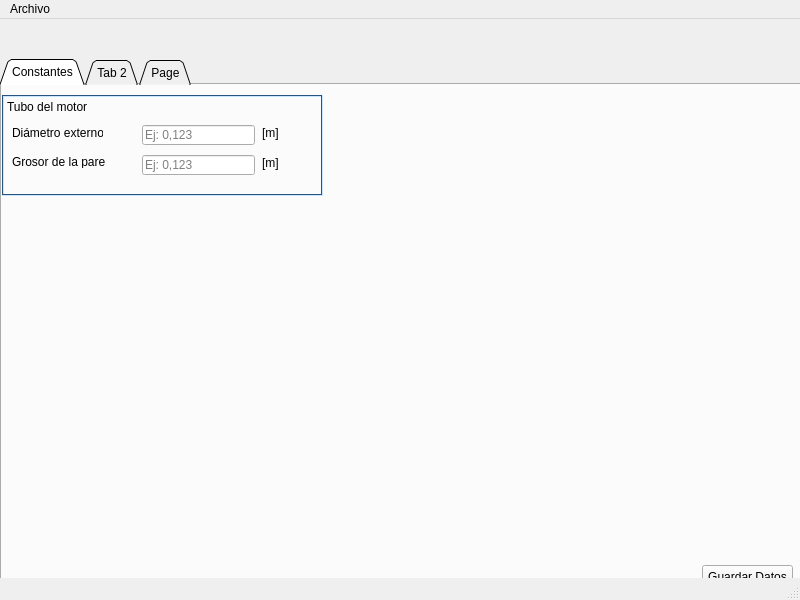
<?xml version="1.0" encoding="UTF-8"?>
<ui version="4.0">
 <class>MainWindow</class>
 <widget class="QMainWindow" name="MainWindow">
  <property name="geometry">
   <rect>
    <x>0</x>
    <y>0</y>
    <width>800</width>
    <height>600</height>
   </rect>
  </property>
  <property name="windowTitle">
   <string>Rocket Engine Designer</string>
  </property>
  <widget class="QWidget" name="centralwidget">
   <widget class="QTabWidget" name="tabWidget">
    <property name="geometry">
     <rect>
      <x>0</x>
      <y>40</y>
      <width>801</width>
      <height>541</height>
     </rect>
    </property>
    <property name="cursor">
     <cursorShape>PointingHandCursor</cursorShape>
    </property>
    <property name="mouseTracking">
     <bool>false</bool>
    </property>
    <property name="tabShape">
     <enum>QTabWidget::Triangular</enum>
    </property>
    <property name="currentIndex">
     <number>0</number>
    </property>
    <property name="elideMode">
     <enum>Qt::ElideRight</enum>
    </property>
    <property name="usesScrollButtons">
     <bool>true</bool>
    </property>
    <widget class="QWidget" name="Constantes">
     <property name="enabled">
      <bool>true</bool>
     </property>
     <property name="autoFillBackground">
      <bool>false</bool>
     </property>
     <attribute name="title">
      <string>Constantes</string>
     </attribute>
     <widget class="QPushButton" name="save_data_button">
      <property name="geometry">
       <rect>
        <x>700</x>
        <y>480</y>
        <width>91</width>
        <height>23</height>
       </rect>
      </property>
      <property name="text">
       <string>Guardar Datos</string>
      </property>
     </widget>
     <widget class="QLabel" name="label">
      <property name="geometry">
       <rect>
        <x>10</x>
        <y>40</y>
        <width>91</width>
        <height>16</height>
       </rect>
      </property>
      <property name="text">
       <string>Diámetro externo:</string>
      </property>
     </widget>
     <widget class="QLineEdit" name="external_diameter_entry">
      <property name="geometry">
       <rect>
        <x>140</x>
        <y>40</y>
        <width>113</width>
        <height>20</height>
       </rect>
      </property>
      <property name="inputMethodHints">
       <set>Qt::ImhNone</set>
      </property>
      <property name="inputMask">
       <string/>
      </property>
      <property name="text">
       <string/>
      </property>
      <property name="placeholderText">
       <string>Ej: 0,123</string>
      </property>
      <property name="clearButtonEnabled">
       <bool>true</bool>
      </property>
     </widget>
     <widget class="QLabel" name="label_2">
      <property name="geometry">
       <rect>
        <x>260</x>
        <y>40</y>
        <width>21</width>
        <height>16</height>
       </rect>
      </property>
      <property name="text">
       <string>[m]</string>
      </property>
     </widget>
     <widget class="QLabel" name="label_3">
      <property name="geometry">
       <rect>
        <x>10</x>
        <y>70</y>
        <width>93</width>
        <height>13</height>
       </rect>
      </property>
      <property name="text">
       <string>Grosor de la pared:</string>
      </property>
     </widget>
     <widget class="QLineEdit" name="wall_thickness_entry">
      <property name="geometry">
       <rect>
        <x>140</x>
        <y>70</y>
        <width>113</width>
        <height>20</height>
       </rect>
      </property>
      <property name="placeholderText">
       <string>Ej: 0,123</string>
      </property>
      <property name="clearButtonEnabled">
       <bool>true</bool>
      </property>
     </widget>
     <widget class="QLabel" name="label_4">
      <property name="geometry">
       <rect>
        <x>260</x>
        <y>70</y>
        <width>21</width>
        <height>16</height>
       </rect>
      </property>
      <property name="text">
       <string>[m]</string>
      </property>
     </widget>
     <widget class="QLabel" name="label_5">
      <property name="geometry">
       <rect>
        <x>0</x>
        <y>10</y>
        <width>321</width>
        <height>101</height>
       </rect>
      </property>
      <property name="palette">
       <palette>
        <active>
         <colorrole role="WindowText">
          <brush brushstyle="SolidPattern">
           <color alpha="255">
            <red>0</red>
            <green>0</green>
            <blue>0</blue>
           </color>
          </brush>
         </colorrole>
         <colorrole role="Button">
          <brush brushstyle="SolidPattern">
           <color alpha="255">
            <red>82</red>
            <green>165</green>
            <blue>248</blue>
           </color>
          </brush>
         </colorrole>
         <colorrole role="Light">
          <brush brushstyle="SolidPattern">
           <color alpha="255">
            <red>202</red>
            <green>229</green>
            <blue>255</blue>
           </color>
          </brush>
         </colorrole>
         <colorrole role="Midlight">
          <brush brushstyle="SolidPattern">
           <color alpha="255">
            <red>142</red>
            <green>197</green>
            <blue>251</blue>
           </color>
          </brush>
         </colorrole>
         <colorrole role="Dark">
          <brush brushstyle="SolidPattern">
           <color alpha="255">
            <red>41</red>
            <green>82</green>
            <blue>124</blue>
           </color>
          </brush>
         </colorrole>
         <colorrole role="Mid">
          <brush brushstyle="SolidPattern">
           <color alpha="255">
            <red>54</red>
            <green>110</green>
            <blue>165</blue>
           </color>
          </brush>
         </colorrole>
         <colorrole role="Text">
          <brush brushstyle="SolidPattern">
           <color alpha="255">
            <red>0</red>
            <green>0</green>
            <blue>0</blue>
           </color>
          </brush>
         </colorrole>
         <colorrole role="BrightText">
          <brush brushstyle="SolidPattern">
           <color alpha="255">
            <red>255</red>
            <green>255</green>
            <blue>255</blue>
           </color>
          </brush>
         </colorrole>
         <colorrole role="ButtonText">
          <brush brushstyle="SolidPattern">
           <color alpha="255">
            <red>0</red>
            <green>0</green>
            <blue>0</blue>
           </color>
          </brush>
         </colorrole>
         <colorrole role="Base">
          <brush brushstyle="SolidPattern">
           <color alpha="255">
            <red>255</red>
            <green>255</green>
            <blue>255</blue>
           </color>
          </brush>
         </colorrole>
         <colorrole role="Window">
          <brush brushstyle="SolidPattern">
           <color alpha="255">
            <red>82</red>
            <green>165</green>
            <blue>248</blue>
           </color>
          </brush>
         </colorrole>
         <colorrole role="Shadow">
          <brush brushstyle="SolidPattern">
           <color alpha="255">
            <red>0</red>
            <green>0</green>
            <blue>0</blue>
           </color>
          </brush>
         </colorrole>
         <colorrole role="AlternateBase">
          <brush brushstyle="SolidPattern">
           <color alpha="255">
            <red>168</red>
            <green>210</green>
            <blue>251</blue>
           </color>
          </brush>
         </colorrole>
         <colorrole role="ToolTipBase">
          <brush brushstyle="SolidPattern">
           <color alpha="255">
            <red>255</red>
            <green>255</green>
            <blue>220</blue>
           </color>
          </brush>
         </colorrole>
         <colorrole role="ToolTipText">
          <brush brushstyle="SolidPattern">
           <color alpha="255">
            <red>0</red>
            <green>0</green>
            <blue>0</blue>
           </color>
          </brush>
         </colorrole>
        </active>
        <inactive>
         <colorrole role="WindowText">
          <brush brushstyle="SolidPattern">
           <color alpha="255">
            <red>0</red>
            <green>0</green>
            <blue>0</blue>
           </color>
          </brush>
         </colorrole>
         <colorrole role="Button">
          <brush brushstyle="SolidPattern">
           <color alpha="255">
            <red>82</red>
            <green>165</green>
            <blue>248</blue>
           </color>
          </brush>
         </colorrole>
         <colorrole role="Light">
          <brush brushstyle="SolidPattern">
           <color alpha="255">
            <red>202</red>
            <green>229</green>
            <blue>255</blue>
           </color>
          </brush>
         </colorrole>
         <colorrole role="Midlight">
          <brush brushstyle="SolidPattern">
           <color alpha="255">
            <red>142</red>
            <green>197</green>
            <blue>251</blue>
           </color>
          </brush>
         </colorrole>
         <colorrole role="Dark">
          <brush brushstyle="SolidPattern">
           <color alpha="255">
            <red>41</red>
            <green>82</green>
            <blue>124</blue>
           </color>
          </brush>
         </colorrole>
         <colorrole role="Mid">
          <brush brushstyle="SolidPattern">
           <color alpha="255">
            <red>54</red>
            <green>110</green>
            <blue>165</blue>
           </color>
          </brush>
         </colorrole>
         <colorrole role="Text">
          <brush brushstyle="SolidPattern">
           <color alpha="255">
            <red>0</red>
            <green>0</green>
            <blue>0</blue>
           </color>
          </brush>
         </colorrole>
         <colorrole role="BrightText">
          <brush brushstyle="SolidPattern">
           <color alpha="255">
            <red>255</red>
            <green>255</green>
            <blue>255</blue>
           </color>
          </brush>
         </colorrole>
         <colorrole role="ButtonText">
          <brush brushstyle="SolidPattern">
           <color alpha="255">
            <red>0</red>
            <green>0</green>
            <blue>0</blue>
           </color>
          </brush>
         </colorrole>
         <colorrole role="Base">
          <brush brushstyle="SolidPattern">
           <color alpha="255">
            <red>255</red>
            <green>255</green>
            <blue>255</blue>
           </color>
          </brush>
         </colorrole>
         <colorrole role="Window">
          <brush brushstyle="SolidPattern">
           <color alpha="255">
            <red>82</red>
            <green>165</green>
            <blue>248</blue>
           </color>
          </brush>
         </colorrole>
         <colorrole role="Shadow">
          <brush brushstyle="SolidPattern">
           <color alpha="255">
            <red>0</red>
            <green>0</green>
            <blue>0</blue>
           </color>
          </brush>
         </colorrole>
         <colorrole role="AlternateBase">
          <brush brushstyle="SolidPattern">
           <color alpha="255">
            <red>168</red>
            <green>210</green>
            <blue>251</blue>
           </color>
          </brush>
         </colorrole>
         <colorrole role="ToolTipBase">
          <brush brushstyle="SolidPattern">
           <color alpha="255">
            <red>255</red>
            <green>255</green>
            <blue>220</blue>
           </color>
          </brush>
         </colorrole>
         <colorrole role="ToolTipText">
          <brush brushstyle="SolidPattern">
           <color alpha="255">
            <red>0</red>
            <green>0</green>
            <blue>0</blue>
           </color>
          </brush>
         </colorrole>
        </inactive>
        <disabled>
         <colorrole role="WindowText">
          <brush brushstyle="SolidPattern">
           <color alpha="255">
            <red>41</red>
            <green>82</green>
            <blue>124</blue>
           </color>
          </brush>
         </colorrole>
         <colorrole role="Button">
          <brush brushstyle="SolidPattern">
           <color alpha="255">
            <red>82</red>
            <green>165</green>
            <blue>248</blue>
           </color>
          </brush>
         </colorrole>
         <colorrole role="Light">
          <brush brushstyle="SolidPattern">
           <color alpha="255">
            <red>202</red>
            <green>229</green>
            <blue>255</blue>
           </color>
          </brush>
         </colorrole>
         <colorrole role="Midlight">
          <brush brushstyle="SolidPattern">
           <color alpha="255">
            <red>142</red>
            <green>197</green>
            <blue>251</blue>
           </color>
          </brush>
         </colorrole>
         <colorrole role="Dark">
          <brush brushstyle="SolidPattern">
           <color alpha="255">
            <red>41</red>
            <green>82</green>
            <blue>124</blue>
           </color>
          </brush>
         </colorrole>
         <colorrole role="Mid">
          <brush brushstyle="SolidPattern">
           <color alpha="255">
            <red>54</red>
            <green>110</green>
            <blue>165</blue>
           </color>
          </brush>
         </colorrole>
         <colorrole role="Text">
          <brush brushstyle="SolidPattern">
           <color alpha="255">
            <red>41</red>
            <green>82</green>
            <blue>124</blue>
           </color>
          </brush>
         </colorrole>
         <colorrole role="BrightText">
          <brush brushstyle="SolidPattern">
           <color alpha="255">
            <red>255</red>
            <green>255</green>
            <blue>255</blue>
           </color>
          </brush>
         </colorrole>
         <colorrole role="ButtonText">
          <brush brushstyle="SolidPattern">
           <color alpha="255">
            <red>41</red>
            <green>82</green>
            <blue>124</blue>
           </color>
          </brush>
         </colorrole>
         <colorrole role="Base">
          <brush brushstyle="SolidPattern">
           <color alpha="255">
            <red>82</red>
            <green>165</green>
            <blue>248</blue>
           </color>
          </brush>
         </colorrole>
         <colorrole role="Window">
          <brush brushstyle="SolidPattern">
           <color alpha="255">
            <red>82</red>
            <green>165</green>
            <blue>248</blue>
           </color>
          </brush>
         </colorrole>
         <colorrole role="Shadow">
          <brush brushstyle="SolidPattern">
           <color alpha="255">
            <red>0</red>
            <green>0</green>
            <blue>0</blue>
           </color>
          </brush>
         </colorrole>
         <colorrole role="AlternateBase">
          <brush brushstyle="SolidPattern">
           <color alpha="255">
            <red>82</red>
            <green>165</green>
            <blue>248</blue>
           </color>
          </brush>
         </colorrole>
         <colorrole role="ToolTipBase">
          <brush brushstyle="SolidPattern">
           <color alpha="255">
            <red>255</red>
            <green>255</green>
            <blue>220</blue>
           </color>
          </brush>
         </colorrole>
         <colorrole role="ToolTipText">
          <brush brushstyle="SolidPattern">
           <color alpha="255">
            <red>0</red>
            <green>0</green>
            <blue>0</blue>
           </color>
          </brush>
         </colorrole>
        </disabled>
       </palette>
      </property>
      <property name="frameShape">
       <enum>QFrame::Box</enum>
      </property>
      <property name="frameShadow">
       <enum>QFrame::Sunken</enum>
      </property>
      <property name="text">
       <string>Tubo del motor</string>
      </property>
      <property name="alignment">
       <set>Qt::AlignLeading|Qt::AlignLeft|Qt::AlignTop</set>
      </property>
     </widget>
     <zorder>label_5</zorder>
     <zorder>save_data_button</zorder>
     <zorder>label</zorder>
     <zorder>external_diameter_entry</zorder>
     <zorder>label_2</zorder>
     <zorder>label_3</zorder>
     <zorder>wall_thickness_entry</zorder>
     <zorder>label_4</zorder>
    </widget>
    <widget class="QWidget" name="tab_2">
     <attribute name="title">
      <string>Tab 2</string>
     </attribute>
     <widget class="QPushButton" name="prueba2_button">
      <property name="geometry">
       <rect>
        <x>710</x>
        <y>450</y>
        <width>75</width>
        <height>23</height>
       </rect>
      </property>
      <property name="text">
       <string>prueba2</string>
      </property>
     </widget>
    </widget>
    <widget class="QWidget" name="tab_3">
     <property name="mouseTracking">
      <bool>true</bool>
     </property>
     <attribute name="title">
      <string>Page</string>
     </attribute>
     <widget class="QPushButton" name="pushButton_3">
      <property name="geometry">
       <rect>
        <x>240</x>
        <y>130</y>
        <width>75</width>
        <height>23</height>
       </rect>
      </property>
      <property name="text">
       <string>PushButton</string>
      </property>
     </widget>
    </widget>
   </widget>
  </widget>
  <widget class="QMenuBar" name="menubar">
   <property name="geometry">
    <rect>
     <x>0</x>
     <y>0</y>
     <width>800</width>
     <height>21</height>
    </rect>
   </property>
   <widget class="QMenu" name="menuArchivo">
    <property name="title">
     <string>Archivo</string>
    </property>
    <addaction name="actionAbrir_Motor"/>
    <addaction name="actionGuardar_Motor"/>
   </widget>
   <addaction name="menuArchivo"/>
  </widget>
  <widget class="QStatusBar" name="statusbar"/>
  <action name="actionAbrir_Motor">
   <property name="text">
    <string>Abrir Motor</string>
   </property>
  </action>
  <action name="actionGuardar_Motor">
   <property name="text">
    <string>Guardar Motor</string>
   </property>
  </action>
 </widget>
 <resources/>
 <connections/>
</ui>
